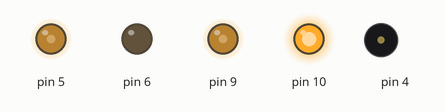
The sketch below on a simulated Arduino Uno, built with avr-gcc and run on an emulated ATmega328P. On the bench: output pins drawn as LEDs (lit = HIGH), buzzer (waves = sounding).

Above: at 0.05 s.
At 1.25 s:
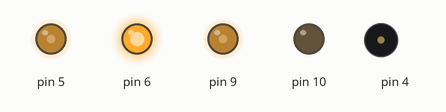
At 2.5 s:
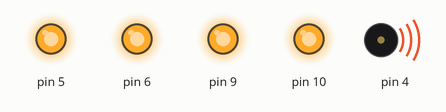
At 2.95 s:
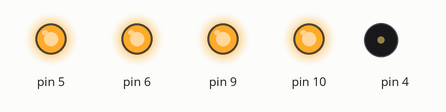
At 3.7 s:
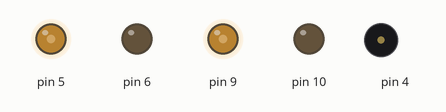
At 4.95 s:
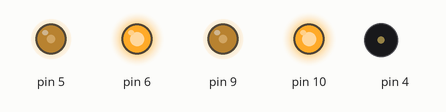
Timing chart, 0 to 6.5 s (numbered marks = the images above):
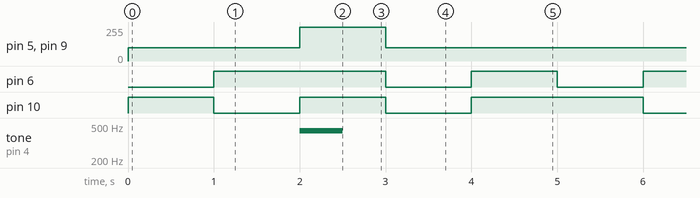

Measured:
- by itself, pin 5, pin 9: repeats every 5.0 s: 255/255 1.0 s, 100/255 4.0 s
- by itself, pin 6, pin 10: repeats every 5.0 s: LOW 1.0 s, HIGH 1.0 s, LOW 1.0 s, HIGH 2.0 s
- by itself, tone on pin 4: alternates 440 Hz for 0.50 s and silent for 4.5 s

The sketch:

26.05_leo.ino
```cpp
void r();
void b();
void s();
void f();
void l();

void setup()
{
  pinMode(6, OUTPUT);
  pinMode(10, OUTPUT);
}

void loop()
{
  f();
  delay(1000);
  b();
  delay(1000);
  s();
  delay(1000);
  r();
  delay(1000);
  l();
  delay(1000);
}

void f()
{
  digitalWrite(6, LOW);
  analogWrite(5, 100);
  digitalWrite(10, HIGH);
  analogWrite(9, 100);
}

void b()
{
  digitalWrite(6, HIGH);
  analogWrite(5, 100);
  digitalWrite(10, LOW);
  analogWrite(9, 100);
}

void s()
{
  digitalWrite(6, HIGH);
  analogWrite(5, 255);
  digitalWrite(10, HIGH);
  analogWrite(9, 255);
  tone(4, 440, 500);
}

void l()
{
  digitalWrite(6, HIGH);
  analogWrite(5, 100);
  digitalWrite(10, HIGH);
  analogWrite(9, 100);
}

void r()
{
  digitalWrite(6, LOW);
  analogWrite(5, 100);
  digitalWrite(10, LOW);
  analogWrite(9, 100);
}
```
